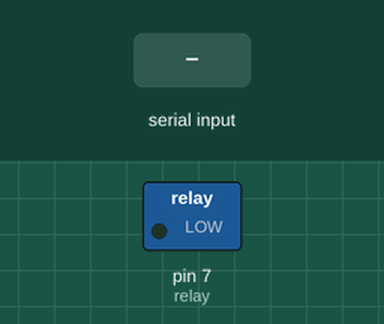
Bench run of a sketch on a simulated Arduino Uno, built with avr-gcc and run on an emulated ATmega328P. On the bench: switched loads named in the sketch (green lamp = pin HIGH). Inputs (shaded band) come from the test bench.

Above: at 1.2 s.
1.3 s: "on\n" received over Serial
At 2.0 s:
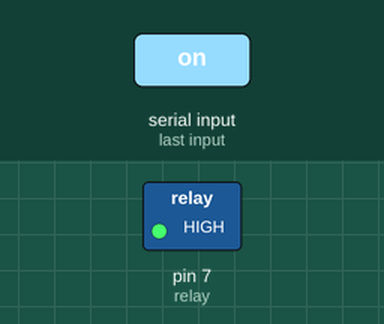
2.8 s: "off\n" received over Serial
At 3.2 s:
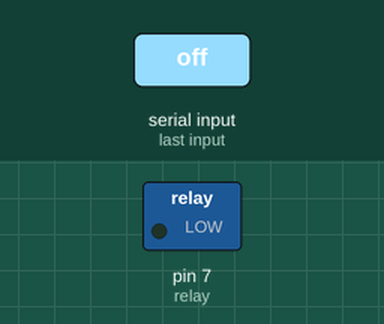
Timing chart, 0 to 5.8 s (numbered marks = the images above; inputs shaded):
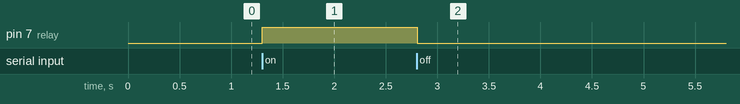

The sketch:

arduinoScript.ino
```cpp
String data ;
int relay = 7;
void setup()
{
  pinMode(relay, OUTPUT);
  digitalWrite(relay, LOW);
  Serial.begin(9600);
}
void loop()
{
  if (Serial.available() > 0)
  {
    data = Serial.readStringUntil('\n');
    if (data == "on")
    {
      digitalWrite(relay, HIGH);
    }
    if (data == "off")
    {
      digitalWrite(relay, LOW);
    }
  }
}
```

Measured:
- after the input at 1.3 s, pin 7 (relay): LOW → HIGH at once
- after the input at 2.8 s, pin 7 (relay): HIGH → LOW at once
